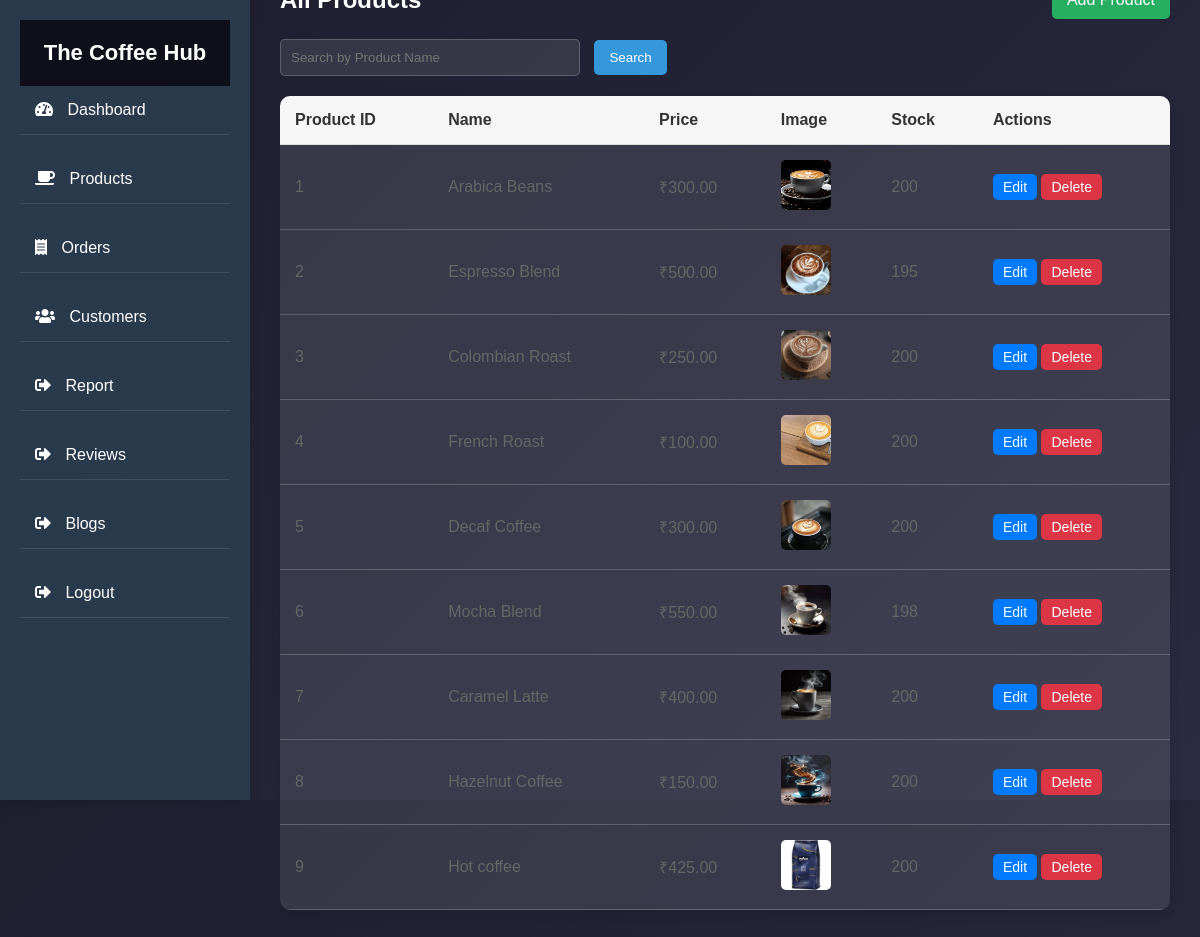
/products.php, run on the app's committed database.
### tables this page shows
CREATE TABLE IF NOT EXISTS `product` (
  `product_id` int NOT NULL AUTO_INCREMENT,
  `name` varchar(225) DEFAULT NULL,
  `price` int DEFAULT NULL,
  `image` varchar(25) NOT NULL,
  `stock` int DEFAULT '200',
  PRIMARY KEY (`product_id`)
);

### products.php (the view, shortened to what this page needs)
<?php
include 'db_connect.php';
$search_term = "";
$sql = "SELECT product_id, name, price, image, stock FROM product";
$result = $conn->query($sql);
?>
<!DOCTYPE html>
<html lang="en">
<head>
    <link rel="stylesheet" href="admin.css">
    <link rel="stylesheet" href="https://cdnjs.cloudflare.com/ajax/libs/font-awesome/5.15.4/css/all.min.css">
</head>
<body>
    <div class="sidebar">
        <h2>The Coffee Hub</h2>
        <ul>
            <li><a href="Dashbord.php"><i class="fas fa-tachometer-alt"></i> Dashboard</a></li>
            <li><a href="products.php" class="active"><i class="fas fa-coffee"></i> Products</a></li>
            <li><a href="orders.php"><i class="fas fa-receipt"></i> Orders</a></li>
            <li><a href="customers.php"><i class="fas fa-users"></i> Customers</a></li>
            <li><a href="report.php"><i class="fas fa-sign-out-alt"></i> Report</a></li>
            <li><a href="admin_reviews.php"><i class="fas fa-sign-out-alt"></i> Reviews</a></li>
            <li><a href="add_blog.php"><i class="fas fa-sign-out-alt"></i> Blogs</a></li>
            <li><a href="logout.php"><i class="fas fa-sign-out-alt"></i> Logout</a></li>
        </ul>
    </div>
    <div class="main-content">
        <main>
            <div class="products-header">
                <h3>All Products</h3>
                <button id="addProductBtn">Add Product</button>
            </div>
            <div class="search-form">
                <form method="GET" action="">
                    <input type="text" name="search" placeholder="Search by Product Name" value="<?php echo htmlspecialchars($search_term); ?>">
                    <button type="submit">Search</button>
                </form>
            </div>
            <div class="products-table">
                <table>
                    <thead>
                        <tr>
                            <th>Product ID</th>
                            <th>Name</th>
                            <th>Price</th>
                            <th>Image</th>
                            <th>Stock</th>
                            <th>Actions</th>
                        </tr>
                    </thead>
                    <tbody>
                        <?php
                        if ($result->num_rows > 0) {
                            while ($row = $result->fetch_assoc()) {
                                echo "<tr>
                                        <td>{$row['product_id']}</td>
                                        <td>{$row['name']}</td>
                                        <td>₹" . number_format($row['price'], 2) . "</td>
                                        <td><img src='uploads/{$row['image']}' alt='{$row['name']}' class='product-img'></td>
                                        <td>{$row['stock']}</td>
                                        <td>
                                            <a href='edit_product.php?id={$row["product_id"]}' class='btn edit-btn'>Edit</a>
                                            <a href='delete_product.php?id={$row["product_id"]}' class='btn delete-btn' onclick='return confirm(\"Are you sure you want to delete this product?\")'>Delete</a>
                                        </td>
                                      </tr>";
                            }
                        } else {
                            echo "<tr><td colspan='6'>No products available.</td></tr>";
                        }
                        ?>
                    </tbody>
                </table>
            </div>
        </main>
    </div>
</body>
</html>

### admin.css (style rules this page uses)
* { margin: 0; padding: 0; box-sizing: border-box; font-family: 'Poppins', sans-serif; }
body { display: flex; min-height: 100vh; background-color: #f4f7fc; }
.sidebar { width: 250px; height: 100vh; background: #333; padding: 20px; color: #fff; }
.sidebar h2 { font-size: 20px; margin-top: 0; }
.sidebar ul { list-style: none; padding-left: 0; }
.sidebar ul li { margin-bottom: 20px; }
.sidebar ul li a { color: #fff; text-decoration: none; font-size: 18px; display: flex; align-items: center; }
.sidebar ul li a .fas { margin-right: 10px; }
.main-content { width: 100%; padding: 20px; }
table { width: 100%; border-collapse: collapse; }
table thead { background: #f4f4f4; text-align: left; }
table thead th { padding: 10px; font-size: 16px; color: #333; }
table tbody tr td { padding: 10px; font-size: 16px; color: #666; }
.products-header { display: flex; justify-content: space-between; align-items: center; margin-top: 20px; }
.products-header h3 { font-size: 24px; color: #333; }
.products-header button { padding: 10px 20px; font-size: 16px; border: none; background-color: #1a73e8; color: white; border-radius: 5px; cursor: pointer; }
.products-table { margin-top: 20px; }
.products-table table { width: 100%; border-collapse: collapse; background: #fff; box-shadow: 0 2px 4px rgba(0, 0, 0, 0.1); border-radius: 10px; overflow: hidden; }
.products-table thead { background-color: #f4f4f4; text-align: left; }
.products-table thead th { padding: 15px; font-size: 16px; color: #333; border-bottom: 1px solid #ddd; }
.products-table tbody tr { border-bottom: 1px solid #ddd; }
.products-table tbody tr:last-child { border-bottom: none; }
.products-table tbody td { padding: 15px; font-size: 16px; color: #666; }
.products-table .btn { padding: 5px 10px; font-size: 14px; border: none; border-radius: 5px; cursor: pointer; }
.products-table .edit-btn { background-color: #007bff; color: white; }
.products-table .delete-btn { background-color: #dc3545; color: white; }
body { font-family: Arial, sans-serif; background-color: #f4f4f4; display: flex; justify-content: center; align-items: center; height: 100vh; margin: 0; }

### products.php (style rules this page uses)
body { font-family: 'Poppins', sans-serif; background: linear-gradient(135deg, #1e1e2f, #2a2a40); color: #ffffff; margin: 0; padding: 0; }
.sidebar { background: rgba(44, 62, 80, 0.9); color: white; width: 250px; height: 100vh; position: fixed; left: 0; top: 0; transition: all 0.3s; box-shadow: 2px 0 10px rgba(0, 0, 0, 0.1); }
.sidebar h2 { text-align: center; font-size: 22px; padding: 20px 0; margin: 0; background: #0f0f1a; }
.sidebar ul { list-style: none; padding: 0; margin: 0; }
.sidebar ul li { padding: 15px; border-bottom: 1px solid rgba(255, 255, 255, 0.1); transition: background 0.3s; }
.sidebar ul li a { color: white; text-decoration: none; display: block; font-size: 16px; }
.sidebar ul li a i { margin-right: 10px; }
.main-content { margin-left: 250px; padding: 30px; }
.products-header { display: flex; justify-content: space-between; align-items: center; margin-bottom: 20px; }
.products-header h3 { font-size: 24px; margin: 0; color: #ffffff; }
.products-header button { background: #27ae60; color: white; padding: 10px 15px; border: none; cursor: pointer; border-radius: 5px; transition: background 0.3s; }
.search-form { margin-bottom: 20px; }
.search-form input[type="text"] { padding: 10px; border: 1px solid rgba(255, 255, 255, 0.2); border-radius: 5px; width: 300px; margin-right: 10px; background: rgba(255, 255, 255, 0.1); color: white; }
.search-form button { padding: 10px 15px; background: #3498db; color: white; border: none; border-radius: 5px; cursor: pointer; transition: background 0.3s; }
.products-table table { width: 100%; border-collapse: collapse; background: rgba(255, 255, 255, 0.1); color: white; border-radius: 10px; overflow: hidden; box-shadow: 0 4px 10px rgba(0, 0, 0, 0.1); }
.products-table th, .products-table td { padding: 12px; text-align: left; border-bottom: 1px solid rgba(255, 255, 255, 0.2); color: white; }
.products-table th { background: rgba(255, 255, 255, 0.2); color: white; font-weight: bold; }
.products-table tbody tr { transition: background-color 0.3s; }
.btn { padding: 8px 12px; border-radius: 5px; text-decoration: none; display: inline-block; transition: opacity 0.3s; }
.edit-btn { background: #f39c12; color: white; }
.delete-btn { background: #e74c3c; color: white; }
.product-img { width: 50px; height: 50px; object-fit: cover; border-radius: 5px; }

### data on the page
product: product_id "1", name "Arabica Beans", price "300.00", image (picture), stock "200"
product: product_id "2", name "Espresso Blend", price "500.00", image (picture), stock "195"
product: product_id "3", name "Colombian Roast", price "250.00", image (picture), stock "200"
product: product_id "4", name "French Roast", price "100.00", image (picture), stock "200"
product: product_id "5", name "Decaf Coffee", price "300.00", image (picture), stock "200"
product: product_id "6", name "Mocha Blend", price "550.00", image (picture), stock "198"
product: product_id "7", name "Caramel Latte", price "400.00", image (picture), stock "200"
product: product_id "8", name "Hazelnut Coffee", price "150.00", image (picture), stock "200"
product: product_id "9", name "Hot coffee", price "425.00", image (picture), stock "200"
